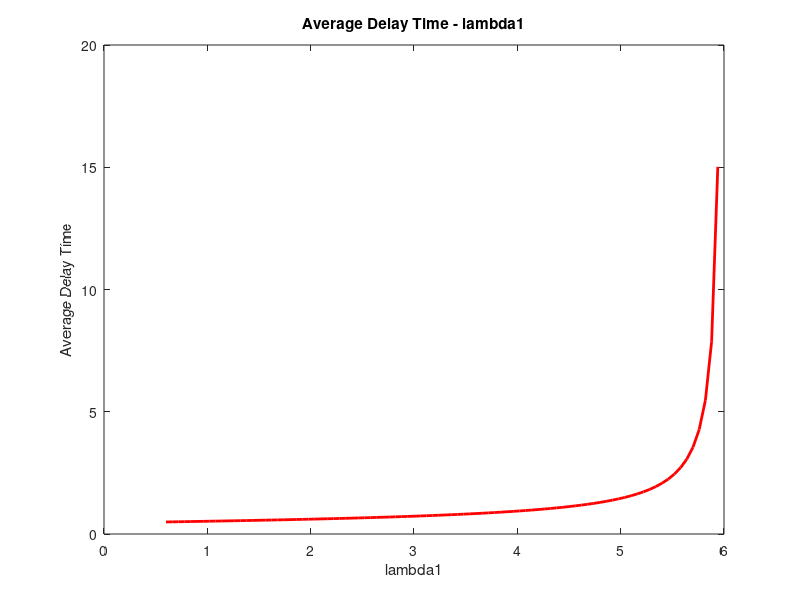

The MATLAB source for this figure:
clc;
clear all;
close all;
pkg load queueing
#Ερώτημα 2
function [r1, r2, r3, r4, r5, return_value] = intesities(lambda1, lambda2, mu1, mu2, mu3, mu4, mu5)
  r1 = (lambda1/mu1);
  r2 = ((lambda2+(2/7)*lambda1)/mu2);
  r3 = ((4/7)*lambda1/mu3);
  r4 = ((3/7)*lambda1/mu4);
  r5 = (((4/7)*lambda1+lambda2)/mu5);
  if((r1<1) || (r2<1) || (r3<1) || (r4<1) || (r5<1))
    return_value = 1;
  else 
    return_value = 0;
  endif
endfunction

#Ερώτημα 3
function [Q1, Q2, Q3, Q4, Q5] = mean_clients(lambda1, lambda2, mu1, mu2, mu3, mu4, mu5)
  [r1, r2, r3, r4, r5, e] = intesities(lambda1, lambda2, mu1, mu2, mu3, mu4, mu5);
  Q1 = r1/(1-r1);
  Q2 = r2/(1-r2);
  Q3 = r3/(1-r3);
  Q4 = r4/(1-r4);
  Q5 = r5/(1-r5);
endfunction

#Ερώτημα 4
lambda1 = 4;
lambda2 = 1;
mu1 = 6;
mu2 = 5;
mu3 = 8;
mu4 = 7;
mu5 = 6;
[r1,r2,r3,r4,r5,e]=intesities(lambda1, lambda2, mu1, mu2, mu3, mu4, mu5);
fprintf('r1 = %f\n', r1);
fprintf('r2 = %f\n', r2);
fprintf('r3 = %f\n', r3);
fprintf('r4 = %f\n', r4);
fprintf('r5 = %f\n', r5);
[Q1, Q2, Q3, Q4, Q5] = mean_clients(lambda1, lambda2, mu1, mu2, mu3, mu4, mu5);
fprintf('Average Delay Time = %f\n', (Q1+Q2+Q3+Q4+Q5)/(lambda1+lambda2));

#Ερώτημα 6
maxlambda1 = 6;
for i = 1:1:90;
  lambda1 = (0.1*maxlambda1)+(i-1)*0.01*maxlambda1;
  [Q1, Q2, Q3, Q4, Q5] = mean_clients(lambda1, lambda2, mu1, mu2, mu3, mu4, mu5);
  delay_time(i)= (Q1+Q2+Q3+Q4+Q5)/(lambda1+lambda2);
endfor

lambda1 = (0.1*maxlambda1):(0.01*maxlambda1):(0.99*maxlambda1);
figure(1);
plot(lambda1, delay_time,"r","linewidth",2);
title("Average Delay Time - lambda1")
xlabel("lambda1");
ylabel("Average Delay Time");
